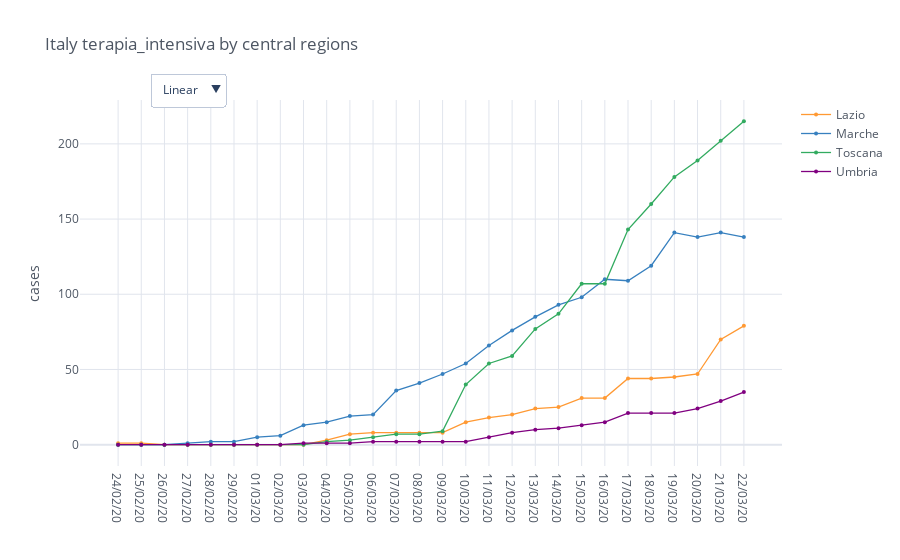

The notebook cell this image was saved under:
### Code cell
regions = io.italy_load_regions(io.italy_central_regions)
total_cases = io.italy_regions_filter_by_category(regions, category)

mpl.iplot_comparative_plot(total_cases, title='Italy ' + category + ' by central regions')

### Figure 1 — Plotly figure (JSON) as saved in the notebook; plotly's stock layout.template omitted (floating-point values rounded to 4 significant figures)
{"data": [{"line": {"color": "rgba(255, 153, 51, 1.0)", "dash": "solid", "shape": "linear", "width": 1.3}, "marker": {"size": 4, "symbol": "circle"}, "mode": "lines+markers", "name": "Lazio", "text": "", "type": "scatter", "x": ["24/02/20", "25/02/20", "26/02/20", "27/02/20", "28/02/20", "29/02/20", "01/03/20", "02/03/20", "03/03/20", "04/03/20", "05/03/20", "06/03/20", "07/03/20", "08/03/20", "09/03/20", "10/03/20", "11/03/20", "12/03/20", "13/03/20", "14/03/20", "15/03/20", "16/03/20", "17/03/20", "18/03/20", "19/03/20", "20/03/20", "21/03/20", "22/03/20"], "y": [1, 1, 0, 0, 0, 0, 0, 0, 0, 3, 7, 8, 8, 8, 8, 15, 18, 20, 24, 25, 31, 31, 44, 44, 45, 47, 70, 79]}, {"line": {"color": "rgba(55, 128, 191, 1.0)", "dash": "solid", "shape": "linear", "width": 1.3}, "marker": {"size": 4, "symbol": "circle"}, "mode": "lines+markers", "name": "Marche", "text": "", "type": "scatter", "x": ["24/02/20", "25/02/20", "26/02/20", "27/02/20", "28/02/20", "29/02/20", "01/03/20", "02/03/20", "03/03/20", "04/03/20", "05/03/20", "06/03/20", "07/03/20", "08/03/20", "09/03/20", "10/03/20", "11/03/20", "12/03/20", "13/03/20", "14/03/20", "15/03/20", "16/03/20", "17/03/20", "18/03/20", "19/03/20", "20/03/20", "21/03/20", "22/03/20"], "y": [0, 0, 0, 1, 2, 2, 5, 6, 13, 15, 19, 20, 36, 41, 47, 54, 66, 76, 85, 93, 98, 110, 109, 119, 141, 138, 141, 138]}, {"line": {"color": "rgba(50, 171, 96, 1.0)", "dash": "solid", "shape": "linear", "width": 1.3}, "marker": {"size": 4, "symbol": "circle"}, "mode": "lines+markers", "name": "Toscana", "text": "", "type": "scatter", "x": ["24/02/20", "25/02/20", "26/02/20", "27/02/20", "28/02/20", "29/02/20", "01/03/20", "02/03/20", "03/03/20", "04/03/20", "05/03/20", "06/03/20", "07/03/20", "08/03/20", "09/03/20", "10/03/20", "11/03/20", "12/03/20", "13/03/20", "14/03/20", "15/03/20", "16/03/20", "17/03/20", "18/03/20", "19/03/20", "20/03/20", "21/03/20", "22/03/20"], "y": [0, 0, 0, 0, 0, 0, 0, 0, 0, 2, 3, 5, 7, 7, 9, 40, 54, 59, 77, 87, 107, 107, 143, 160, 178, 189, 202, 215]}, {"line": {"color": "rgba(128, 0, 128, 1.0)", "dash": "solid", "shape": "linear", "width": 1.3}, "marker": {"size": 4, "symbol": "circle"}, "mode": "lines+markers", "name": "Umbria", "text": "", "type": "scatter", "x": ["24/02/20", "25/02/20", "26/02/20", "27/02/20", "28/02/20", "29/02/20", "01/03/20", "02/03/20", "03/03/20", "04/03/20", "05/03/20", "06/03/20", "07/03/20", "08/03/20", "09/03/20", "10/03/20", "11/03/20", "12/03/20", "13/03/20", "14/03/20", "15/03/20", "16/03/20", "17/03/20", "18/03/20", "19/03/20", "20/03/20", "21/03/20", "22/03/20"], "y": [0, 0, 0, 0, 0, 0, 0, 0, 1, 1, 1, 2, 2, 2, 2, 2, 5, 8, 10, 11, 13, 15, 21, 21, 21, 24, 29, 35]}], "layout": {"legend": {"bgcolor": "#FFFFFF", "font": {"color": "#4D5663"}}, "paper_bgcolor": "#FFFFFF", "plot_bgcolor": "#FFFFFF", "title": {"font": {"color": "#4D5663"}, "text": "Italy terapia_intensiva by central regions"}, "updatemenus": [{"buttons": [{"args": [{"yaxis.type": "linear"}], "label": "Linear", "method": "relayout"}, {"args": [{"yaxis.type": "log"}], "label": "Log", "method": "relayout"}], "direction": "down", "pad": {"r": 10, "t": 10}, "showactive": true, "x": 0.1, "xanchor": "left", "y": 1.1, "yanchor": "top"}], "xaxis": {"gridcolor": "#E1E5ED", "showgrid": true, "tickfont": {"color": "#4D5663"}, "title": {"font": {"color": "#4D5663"}, "text": ""}, "zerolinecolor": "#E1E5ED"}, "yaxis": {"gridcolor": "#E1E5ED", "showgrid": true, "tickfont": {"color": "#4D5663"}, "title": {"font": {"color": "#4D5663"}, "text": "cases"}, "zerolinecolor": "#E1E5ED"}}}
